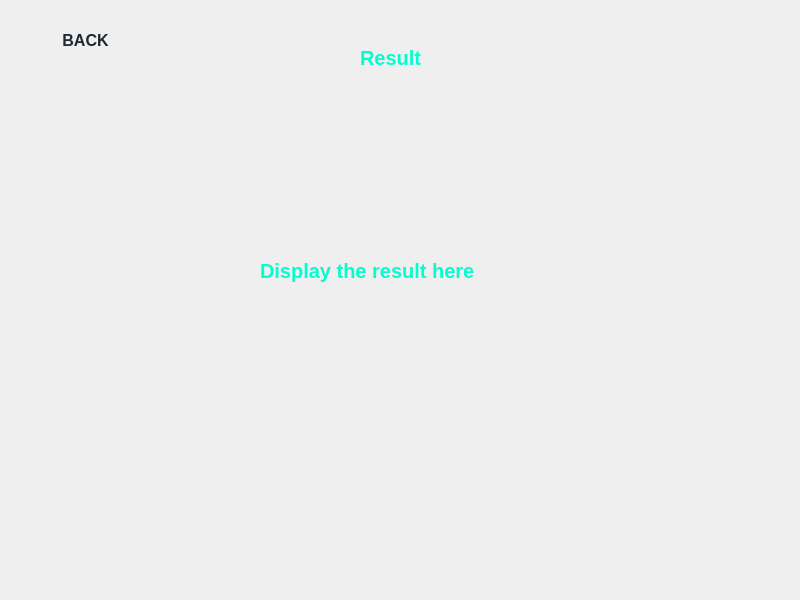
<?xml version="1.0" encoding="UTF-8"?>
<ui version="4.0">
 <class>Result</class>
 <widget class="QDialog" name="Result">
  <property name="geometry">
   <rect>
    <x>0</x>
    <y>0</y>
    <width>800</width>
    <height>600</height>
   </rect>
  </property>
  <property name="windowTitle">
   <string>Dialog</string>
  </property>
  <property name="styleSheet">
   <string notr="true">/* Dialog with a gradient background for a futuristic feel */
QDialog {
    background: qlineargradient(spread:pad, x1:0, y1:0, x2:1, y2:1, 
                                stop:0 #2c3e50, stop:1 #4ca1af); /* Gradient */
    font-family: 'Cyber Alert', sans-serif; /* Cyber Alert font family */
    color: #ecf0f1; /* Light text for contrast */
    border-radius: 12px; /* Rounded edges */
}

/* Style for labels with neon effect */
QLabel {
    color: #00ffcc; /* Neon aqua */
    font-size: 20px; /* Slightly smaller font size */
    font-weight: bold;
    text-align: center;
    text-shadow: 0px 0px 8px rgba(0, 255, 204, 0.8), /* Outer neon glow */
                 0px 0px 4px rgba(0, 255, 204, 0.6); /* Inner glow */
    font-family: 'Cyber Alert', sans-serif; /* Cyber Alert font */
}

/* Style for buttons */
QPushButton {
    background: qlineargradient(spread:pad, x1:0, y1:0, x2:1, y2:1, 
                                stop:0 #1f4037, stop:1 #99f2c8); /* Gradient background */
    color: #1c2833; /* Dark text */
    border: none; /* No border */
    border-radius: 20px; /* Rounded edges */
    padding: 10px 20px; /* Adjusted padding for smaller size */
    font-size: 16px; /* Reduced font size */
    font-weight: bold;
    font-family: 'Cyber Alert', sans-serif; /* Cyber Alert font */
    box-shadow: 0px 8px 12px rgba(0, 0, 0, 0.3); /* Glow effect */
    transition: all 0.3s ease-in-out;
}

/* Hover effect for buttons */
QPushButton:hover {
    background: qlineargradient(spread:pad, x1:0, y1:0, x2:1, y2:1, 
                                stop:0 #34e89e, stop:1 #0f3443); /* Vibrant gradient */
    transform: scale(1.1); /* Slightly enlarge */
    box-shadow: 0px 10px 15px rgba(0, 255, 170, 0.7); /* Neon glow */
    color: #ecf0f1; /* Switch text to light for contrast */
}

/* Style for line edits */
QLineEdit {
    background-color: #1c2833; /* Dark background */
    color: #ecf0f1; /* Light text */
    border: 2px solid #00d1b2; /* Neon border */
    border-radius: 12px; /* Adjusted for smaller size */
    padding: 6px 10px; /* Adjusted padding for smaller input */
    font-size: 14px; /* Reduced font size */
    font-family: 'Cyber Alert', sans-serif; /* Cyber Alert font */
    box-shadow: 0px 4px 8px rgba(0, 0, 0, 0.2); /* Subtle shadow */
}

/* Focus effect for line edits */
QLineEdit:focus {
    border-color: #34e89e; /* Change border color when focused */
    box-shadow: 0px 0px 10px rgba(52, 232, 158, 0.8); /* Neon glow on focus */
}
</string>
  </property>
  <widget class="QPushButton" name="back">
   <property name="geometry">
    <rect>
     <x>20</x>
     <y>20</y>
     <width>131</width>
     <height>41</height>
    </rect>
   </property>
   <property name="text">
    <string>BACK</string>
   </property>
  </widget>
  <widget class="QLabel" name="title">
   <property name="geometry">
    <rect>
     <x>360</x>
     <y>50</y>
     <width>111</width>
     <height>16</height>
    </rect>
   </property>
   <property name="text">
    <string>Result</string>
   </property>
  </widget>
  <widget class="QLabel" name="result">
   <property name="geometry">
    <rect>
     <x>260</x>
     <y>140</y>
     <width>361</width>
     <height>261</height>
    </rect>
   </property>
   <property name="text">
    <string>Display the result here </string>
   </property>
  </widget>
 </widget>
 <resources/>
 <connections/>
</ui>
